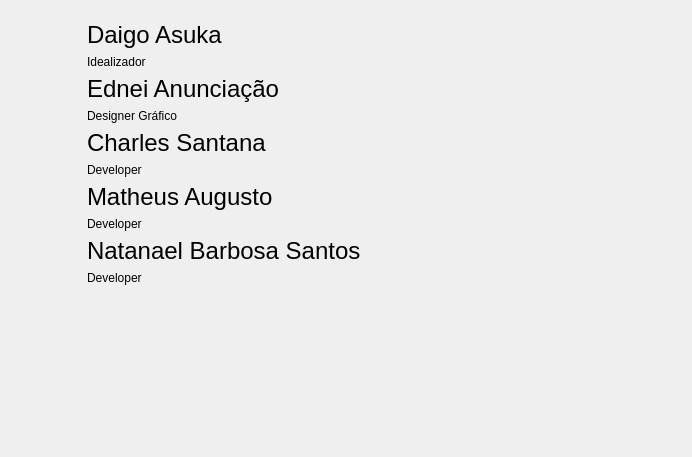
          <widget class="QWidget" name="tab_8">
           <attribute name="title">
            <string>Equipe</string>
           </attribute>
           <layout class="QVBoxLayout" name="verticalLayout_12">
            <item>
             <layout class="QGridLayout" name="gridLayout_9">
              <item row="1" column="8">
               <spacer name="horizontalSpacer_53">
                <property name="orientation">
                 <enum>Qt::Horizontal</enum>
                </property>
                <property name="sizeHint" stdset="0">
                 <size>
                  <width>40</width>
                  <height>20</height>
                 </size>
                </property>
               </spacer>
              </item>
              <item row="3" column="3">
               <layout class="QVBoxLayout" name="verticalLayout_7">
                <item>
                 <widget class="QLabel" name="label_70">
                  <property name="font">
                   <font>
                    <family>Ubuntu</family>
                    <pointsize>18</pointsize>
                   </font>
                  </property>
                  <property name="text">
                   <string>Charles Santana</string>
                  </property>
                  <property name="alignment">
                   <set>Qt::AlignBottom|Qt::AlignLeading|Qt::AlignLeft</set>
                  </property>
                 </widget>
                </item>
                <item>
                 <widget class="QLabel" name="label_59">
                  <property name="text">
                   <string>Developer</string>
                  </property>
                  <property name="alignment">
                   <set>Qt::AlignLeading|Qt::AlignLeft|Qt::AlignTop</set>
                  </property>
                 </widget>
                </item>
               </layout>
              </item>
              <item row="2" column="1">
               <widget class="QLabel" name="label_66">
                <property name="text">
                 <string/>
                </property>
                <property name="pixmap">
                 <pixmap resource="ImgsResources.qrc">:/Imgs/Avatars/Imgs/avatars/avatar.jpg</pixmap>
                </property>
               </widget>
              </item>
              <item row="3" column="1">
               <widget class="QLabel" name="label_67">
                <property name="text">
                 <string/>
                </property>
                <property name="pixmap">
                 <pixmap resource="ImgsResources.qrc">:/Imgs/Avatars/Imgs/avatars/avatar.jpg</pixmap>
                </property>
               </widget>
              </item>
              <item row="4" column="1">
               <widget class="QLabel" name="label_64">
                <property name="text">
                 <string/>
                </property>
                <property name="pixmap">
                 <pixmap resource="ImgsResources.qrc">:/Imgs/Avatars/Imgs/avatars/avatar.jpg</pixmap>
                </property>
               </widget>
              </item>
              <item row="0" column="1">
               <spacer name="verticalSpacer_20">
                <property name="orientation">
                 <enum>Qt::Vertical</enum>
                </property>
                <property name="sizeType">
                 <enum>QSizePolicy::Fixed</enum>
                </property>
                <property name="sizeHint" stdset="0">
                 <size>
                  <width>20</width>
                  <height>10</height>
                 </size>
                </property>
               </spacer>
              </item>
              <item row="1" column="9">
               <spacer name="horizontalSpacer_54">
                <property name="orientation">
                 <enum>Qt::Horizontal</enum>
                </property>
                <property name="sizeHint" stdset="0">
                 <size>
                  <width>40</width>
                  <height>20</height>
                 </size>
                </property>
               </spacer>
              </item>
              <item row="1" column="11">
               <spacer name="horizontalSpacer_57">
                <property name="orientation">
                 <enum>Qt::Horizontal</enum>
                </property>
                <property name="sizeHint" stdset="0">
                 <size>
                  <width>40</width>
                  <height>20</height>
                 </size>
                </property>
               </spacer>
              </item>
              <item row="1" column="4">
               <spacer name="horizontalSpacer_60">
                <property name="orientation">
                 <enum>Qt::Horizontal</enum>
                </property>
                <property name="sizeHint" stdset="0">
                 <size>
                  <width>40</width>
                  <height>20</height>
                 </size>
                </property>
               </spacer>
              </item>
              <item row="1" column="10">
               <spacer name="horizontalSpacer_56">
                <property name="orientation">
                 <enum>Qt::Horizontal</enum>
                </property>
                <property name="sizeHint" stdset="0">
                 <size>
                  <width>40</width>
                  <height>20</height>
                 </size>
                </property>
               </spacer>
              </item>
              <item row="1" column="1">
               <widget class="QLabel" name="label_65">
                <property name="text">
                 <string/>
                </property>
                <property name="pixmap">
                 <pixmap resource="ImgsResources.qrc">:/Imgs/Avatars/Imgs/avatars/avatar.jpg</pixmap>
                </property>
               </widget>
              </item>
              <item row="2" column="3">
               <layout class="QVBoxLayout" name="verticalLayout_8">
                <item>
                 <widget class="QLabel" name="label_63">
                  <property name="font">
                   <font>
                    <family>Ubuntu</family>
                    <pointsize>18</pointsize>
                   </font>
                  </property>
                  <property name="text">
                   <string>Ednei Anunciação</string>
                  </property>
                  <property name="alignment">
                   <set>Qt::AlignBottom|Qt::AlignLeading|Qt::AlignLeft</set>
                  </property>
                 </widget>
                </item>
                <item>
                 <widget class="QLabel" name="label_69">
                  <property name="text">
                   <string>Designer Gráfico</string>
                  </property>
                  <property name="alignment">
                   <set>Qt::AlignLeading|Qt::AlignLeft|Qt::AlignTop</set>
                  </property>
                 </widget>
                </item>
               </layout>
              </item>
              <item row="5" column="1">
               <widget class="QLabel" name="label_68">
                <property name="text">
                 <string/>
                </property>
                <property name="pixmap">
                 <pixmap resource="ImgsResources.qrc">:/Imgs/Avatars/Imgs/avatars/avatar.jpg</pixmap>
                </property>
               </widget>
              </item>
              <item row="1" column="6">
               <spacer name="horizontalSpacer_59">
                <property name="orientation">
                 <enum>Qt::Horizontal</enum>
                </property>
                <property name="sizeHint" stdset="0">
                 <size>
                  <width>40</width>
                  <height>20</height>
                 </size>
                </property>
               </spacer>
              </item>
              <item row="4" column="3">
               <layout class="QVBoxLayout" name="verticalLayout_5">
                <item>
                 <widget class="QLabel" name="label_73">
                  <property name="font">
                   <font>
                    <family>Ubuntu</family>
                    <pointsize>18</pointsize>
                   </font>
                  </property>
                  <property name="text">
                   <string>Matheus Augusto</string>
                  </property>
                  <property name="alignment">
                   <set>Qt::AlignBottom|Qt::AlignLeading|Qt::AlignLeft</set>
                  </property>
                 </widget>
                </item>
                <item>
                 <widget class="QLabel" name="label_71">
                  <property name="text">
                   <string>Developer</string>
                  </property>
                  <property name="alignment">
                   <set>Qt::AlignLeading|Qt::AlignLeft|Qt::AlignTop</set>
                  </property>
                 </widget>
                </item>
               </layout>
              </item>
              <item row="1" column="3">
               <layout class="QVBoxLayout" name="verticalLayout_4">
                <item>
                 <widget class="QLabel" name="label_60">
                  <property name="font">
                   <font>
                    <family>Ubuntu</family>
                    <pointsize>18</pointsize>
                   </font>
                  </property>
                  <property name="text">
                   <string>Daigo Asuka</string>
                  </property>
                  <property name="alignment">
                   <set>Qt::AlignBottom|Qt::AlignLeading|Qt::AlignLeft</set>
                  </property>
                 </widget>
                </item>
                <item>
                 <widget class="QLabel" name="label_62">
                  <property name="text">
                   <string>Idealizador</string>
                  </property>
                  <property name="alignment">
                   <set>Qt::AlignLeading|Qt::AlignLeft|Qt::AlignTop</set>
                  </property>
                 </widget>
                </item>
               </layout>
              </item>
              <item row="5" column="3">
               <layout class="QVBoxLayout" name="verticalLayout_6">
                <item>
                 <widget class="QLabel" name="label_61">
                  <property name="font">
                   <font>
                    <family>Ubuntu</family>
                    <pointsize>18</pointsize>
                   </font>
                  </property>
                  <property name="text">
                   <string>&lt;html&gt;&lt;head/&gt;&lt;body&gt;&lt;p&gt;Natanael Barbosa Santos&lt;/p&gt;&lt;/body&gt;&lt;/html&gt;</string>
                  </property>
                  <property name="alignment">
                   <set>Qt::AlignBottom|Qt::AlignLeading|Qt::AlignLeft</set>
                  </property>
                 </widget>
                </item>
                <item>
                 <widget class="QLabel" name="label_72">
                  <property name="text">
                   <string>Developer</string>
                  </property>
                  <property name="alignment">
                   <set>Qt::AlignLeading|Qt::AlignLeft|Qt::AlignTop</set>
                  </property>
                 </widget>
                </item>
               </layout>
              </item>
              <item row="1" column="5">
               <spacer name="horizontalSpacer_55">
                <property name="orientation">
                 <enum>Qt::Horizontal</enum>
                </property>
                <property name="sizeHint" stdset="0">
                 <size>
                  <width>40</width>
                  <height>20</height>
                 </size>
                </property>
               </spacer>
              </item>
              <item row="1" column="7">
               <spacer name="horizontalSpacer_58">
                <property name="orientation">
                 <enum>Qt::Horizontal</enum>
                </property>
                <property name="sizeHint" stdset="0">
                 <size>
                  <width>40</width>
                  <height>20</height>
                 </size>
                </property>
               </spacer>
              </item>
              <item row="1" column="0">
               <spacer name="horizontalSpacer_51">
                <property name="orientation">
                 <enum>Qt::Horizontal</enum>
                </property>
                <property name="sizeType">
                 <enum>QSizePolicy::Fixed</enum>
                </property>
                <property name="sizeHint" stdset="0">
                 <size>
                  <width>40</width>
                  <height>20</height>
                 </size>
                </property>
               </spacer>
              </item>
              <item row="1" column="2">
               <spacer name="horizontalSpacer_52">
                <property name="orientation">
                 <enum>Qt::Horizontal</enum>
                </property>
                <property name="sizeType">
                 <enum>QSizePolicy::Fixed</enum>
                </property>
                <property name="sizeHint" stdset="0">
                 <size>
                  <width>10</width>
                  <height>20</height>
                 </size>
                </property>
               </spacer>
              </item>
             </layout>
            </item>
            <item>
             <spacer name="verticalSpacer_3">
              <property name="orientation">
               <enum>Qt::Vertical</enum>
              </property>
              <property name="sizeHint" stdset="0">
               <size>
                <width>20</width>
                <height>161</height>
               </size>
              </property>
             </spacer>
            </item>
           </layout>
          </widget>
